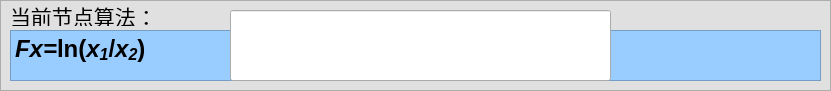
          <widget class="QFrame" name="fromtop_2">
           <property name="geometry">
            <rect>
             <x>0</x>
             <y>100</y>
             <width>831</width>
             <height>91</height>
            </rect>
           </property>
           <property name="styleSheet">
            <string notr="true">QFrame{

background:rgb(224, 224, 224);

}</string>
           </property>
           <property name="frameShape">
            <enum>QFrame::Shape::StyledPanel</enum>
           </property>
           <property name="frameShadow">
            <enum>QFrame::Shadow::Raised</enum>
           </property>
           <widget class="QLabel" name="jiediansuanfa">
            <property name="geometry">
             <rect>
              <x>10</x>
              <y>6</y>
              <width>451</width>
              <height>20</height>
             </rect>
            </property>
            <property name="font">
             <font>
              <family>微软雅黑</family>
              <pointsize>16</pointsize>
             </font>
            </property>
            <property name="text">
             <string>当前节点算法：</string>
            </property>
           </widget>
           <widget class="QTextBrowser" name="alo_outputter">
            <property name="geometry">
             <rect>
              <x>10</x>
              <y>30</y>
              <width>811</width>
              <height>51</height>
             </rect>
            </property>
            <property name="styleSheet">
             <string notr="true">background:rgb(153, 204, 255);</string>
            </property>
            <property name="html">
             <string>&lt;!DOCTYPE HTML PUBLIC &quot;-//W3C//DTD HTML 4.0//EN&quot; &quot;http://www.w3.org/TR/REC-html40/strict.dtd&quot;&gt;
&lt;html&gt;&lt;head&gt;&lt;meta name=&quot;qrichtext&quot; content=&quot;1&quot; /&gt;&lt;meta charset=&quot;utf-8&quot; /&gt;&lt;style type=&quot;text/css&quot;&gt;
p, li { white-space: pre-wrap; }
hr { height: 1px; border-width: 0; }
li.unchecked::marker { content: &quot;\2610&quot;; }
li.checked::marker { content: &quot;\2612&quot;; }
&lt;/style&gt;&lt;/head&gt;&lt;body style=&quot; font-family:'Microsoft YaHei UI'; font-size:9pt; font-weight:400; font-style:normal;&quot;&gt;
&lt;p style=&quot; margin-top:0px; margin-bottom:0px; margin-left:0px; margin-right:0px; -qt-block-indent:0; text-indent:0px;&quot;&gt;&lt;span style=&quot; font-size:18pt; font-weight:700; font-style:italic;&quot;&gt;Fx=&lt;/span&gt;&lt;span style=&quot; font-size:18pt; font-weight:700;&quot;&gt;ln(&lt;/span&gt;&lt;span style=&quot; font-size:18pt; font-weight:700; font-style:italic;&quot;&gt;x&lt;/span&gt;&lt;span style=&quot; font-size:18pt; font-weight:700; font-style:italic; vertical-align:sub;&quot;&gt;1&lt;/span&gt;&lt;span style=&quot; font-size:18pt; font-weight:700;&quot;&gt;/&lt;/span&gt;&lt;span style=&quot; font-size:18pt; font-weight:700; font-style:italic;&quot;&gt;x&lt;/span&gt;&lt;span style=&quot; font-size:18pt; font-weight:700; font-style:italic; vertical-align:sub;&quot;&gt;2&lt;/span&gt;&lt;span style=&quot; font-size:18pt; font-weight:700;&quot;&gt;)&lt;/span&gt;&lt;/p&gt;&lt;/body&gt;&lt;/html&gt;</string>
            </property>
           </widget>
           <widget class="QLineEdit" name="calculator_outputer">
            <property name="geometry">
             <rect>
              <x>230</x>
              <y>10</y>
              <width>381</width>
              <height>71</height>
             </rect>
            </property>
            <property name="text">
             <string/>
            </property>
           </widget>
          </widget>
